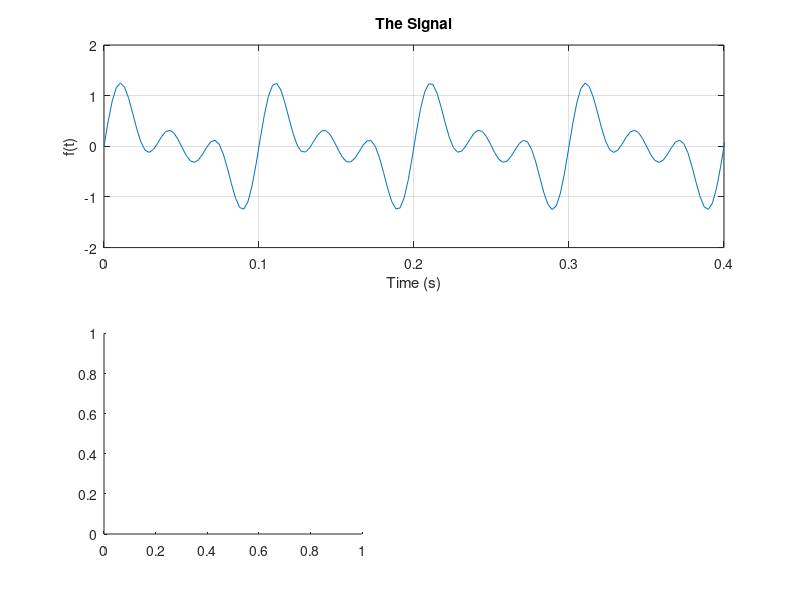

MATLAB code for this plot: (Note: this script raises an error after producing the figure.)
% Date      :   2017-12-18
% Author    :   Niko Jozic
% Course    :   AISE-M DSP1
%
% Algorithm based on following literature:
% ----------------------------------------
% <e.g.> Welch, P. D. (1967). The use of fast Fourier transform for the 
% estimation of power spectra: A method based on time averaging over short,
% modified periodograms. IEEE Transactions on audio and electroacoustics, 
% 15(2), 70-73

close, clear, clc, format compact;

f = 10;
w = 2*pi*f;
fs = 6*w;
dt = 1/fs;
l = 5;
t = 0:dt:l;
A = 0.5;
x = A*sin(w*t)+A*sin(3*w*t)+A*sin(2*w*t);
X = fft(x);

N = length(t);
f_axis = (0:N-1)/N*fs/2;

subplot(2,2,[1,2])
plot(t,x);
title({'The Signal'});
xlabel('Time (s)');
ylabel('f(t)');
axis([0 0.4 -2 2]);
grid on;

subplot(2,2,3)
window = hamming(floor(length(t)/10))';
[pxx,f_axis]= pwelch(x,window,[],f_axis,fs);
plot(f_axis,pow2db(pxx));
title({'Welchs Method','by Matlab'});
xlabel('Frequency (Hz)');
ylabel('Magnitude (db)');
grid on;

subplot(2,2,4)
plot(f_axis,pow2db(mywelch(x,f_axis)));
title({'Welchs Method','by Niko Jozic'});
xlabel('Frequency (Hz)');
ylabel('Magnitude (db)');
grid on;
